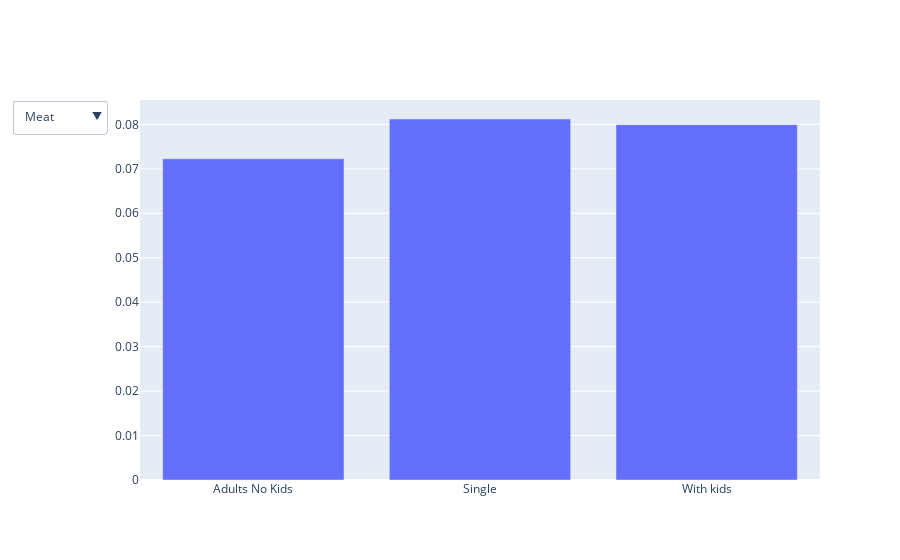

The code cell stored with this chart in its notebook:
### Code cell
fig.update_layout(
    updatemenus=[
        go.layout.Updatemenu(
            active=0,
            buttons=list([
                dict(label="Meat",
                     method="update",
                     args=[{"x": [df.groupby(["hh_comp_desc"]).mean()["Meat"].index], "y": [df.groupby(["hh_comp_desc"]).mean()["Meat"].values]}]),
                dict(label="Beverage",
                     method="update",
                     args=[{"x": [df.groupby(["hh_comp_desc"]).mean()["Beverage"].index], "y": [df.groupby(["hh_comp_desc"]).mean()["Beverage"].values]}]),
            ]),
        )
    ])

### Figure 1 — Plotly figure (JSON) as saved in the notebook; plotly's stock layout.template omitted (floating-point values rounded to 4 significant figures)
{"data": [{"name": "High", "type": "bar", "x": ["Adults No Kids", "Single", "With kids"], "y": [0.07225, 0.08121, 0.07994]}], "layout": {"updatemenus": [{"active": 0, "buttons": [{"args": [{"x": [["Adults No Kids", "Single", "With kids"]], "y": [[0.1242, 0.1249, 0.1202]]}], "label": "Meat", "method": "update"}, {"args": [{"x": [["Adults No Kids", "Single", "With kids"]], "y": [[0.07225, 0.08121, 0.07994]]}], "label": "Beverage", "method": "update"}]}]}}
